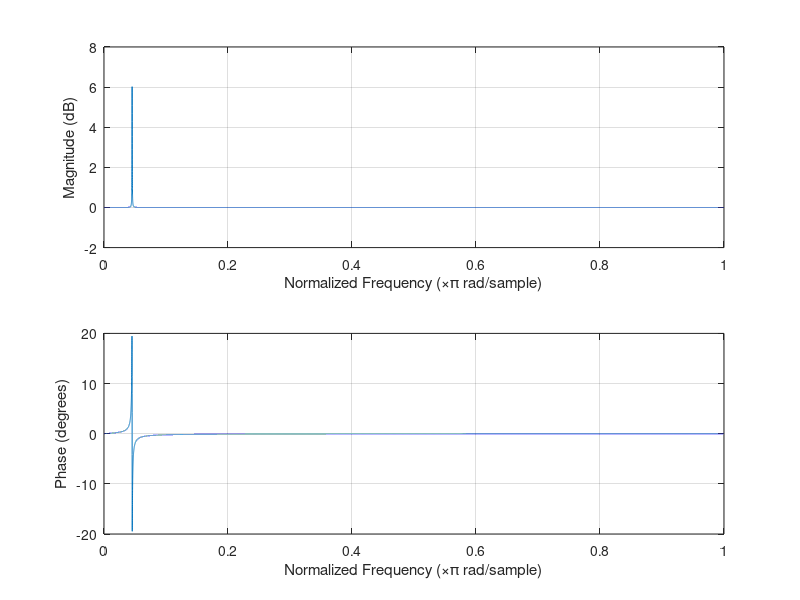

MATLAB code to generate this figure:
%%stanford calcluations

fs = 44100;
bw = 300;
fc = 1000;
g = 2;

c = cot(pi*fc/fs); % bilinear transform constant
cs = c^2;  csp1 = cs+1; Bc=(bw/fs)*c; gBc=g*Bc;
nrm = 1/(csp1 + Bc); % 1/(a0 before normalization)


b0 =  (csp1 + gBc)*nrm;
b1 =  2*(1 - cs)*nrm;
b2 =  (csp1 - gBc)*nrm;

a0 =  1;
a1 =  b1;
a2 =  (csp1 - Bc)*nrm;

a = [a0 a1 a2];
b = [b0 b1 b2];

freqz(b,a,fs)